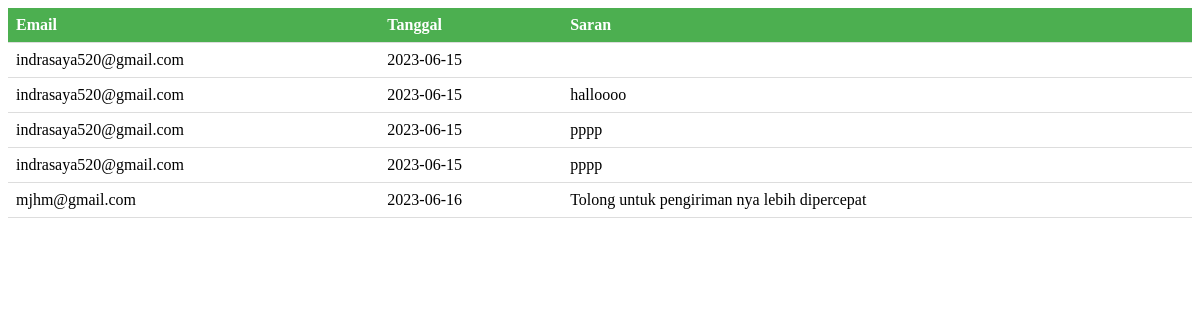
Screenshot of /kritiksaran.php with the database file from the repository.
### tables this page shows
CREATE TABLE `kritik` (
  `email` varchar(45) DEFAULT NULL,
  `tanggal` date DEFAULT NULL,
  `isi` varchar(45) DEFAULT NULL
);

### kritiksaran.php (the view, shortened to what this page needs)
<!DOCTYPE html>
<html>
<head>
</head>
<body>
    <?php
    include 'koneksi.php';
    $query = "SELECT * FROM kritik";
    $result = mysqli_query($koneksi, $query);
    if (mysqli_num_rows($result) > 0) {
        echo '<table>
                <tr>
                    <th>Email</th>
                    <th>Tanggal</th>
                    <th>Saran</th>
                </tr>';
        while ($row = mysqli_fetch_assoc($result)) {
            $email = $row['email'];
            $waktu = $row['tanggal'];
            $saran = $row['isi'];
            echo '<tr>
                    <td>' . $email . '</td>
                    <td>' . $waktu . '</td>
                    <td>' . $saran . '</td>
                </tr>';
        }
        echo '</table>';
    } else {
        echo "Tidak ada kritik dan saran.";
    }
    ?>
</body>
</html>

### kritiksaran.php (style rules this page uses)
table { border-collapse: collapse; width: 100%; }
th, td { padding: 8px; text-align: left; border-bottom: 1px solid #ddd; }
th { background-color: #4CAF50; color: white; }

### rows the page displays
kritik: email "indrasaya520@gmail.com", tanggal "2023-06-15"
kritik: email "indrasaya520@gmail.com", tanggal "2023-06-15", isi "halloooo"
kritik: email "indrasaya520@gmail.com", tanggal "2023-06-15", isi "pppp"
kritik: email "indrasaya520@gmail.com", tanggal "2023-06-15", isi "pppp"
kritik: email "mjhm@gmail.com", tanggal "2023-06-16", isi "Tolong untuk pengiriman nya lebih dipercepat"
